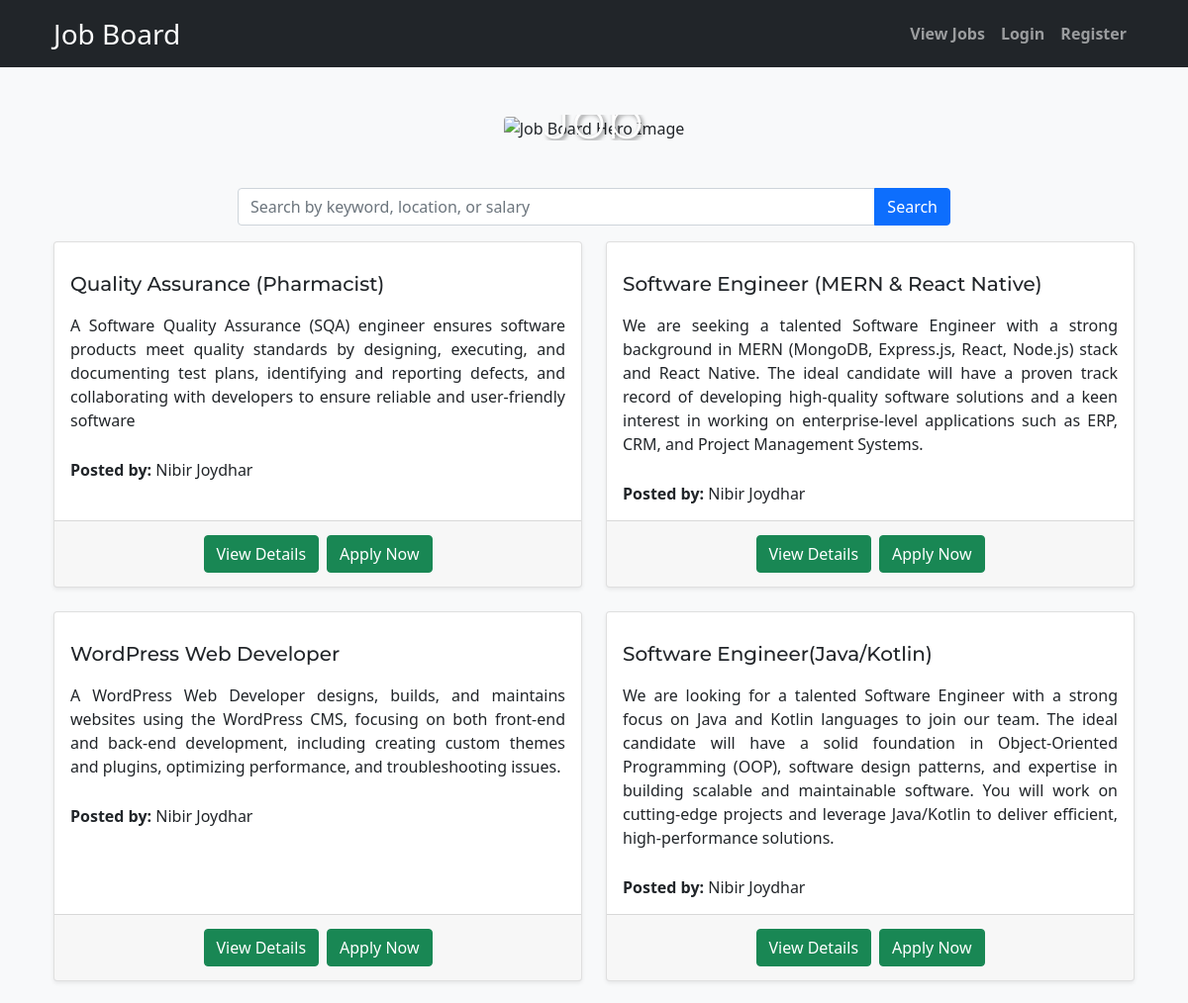
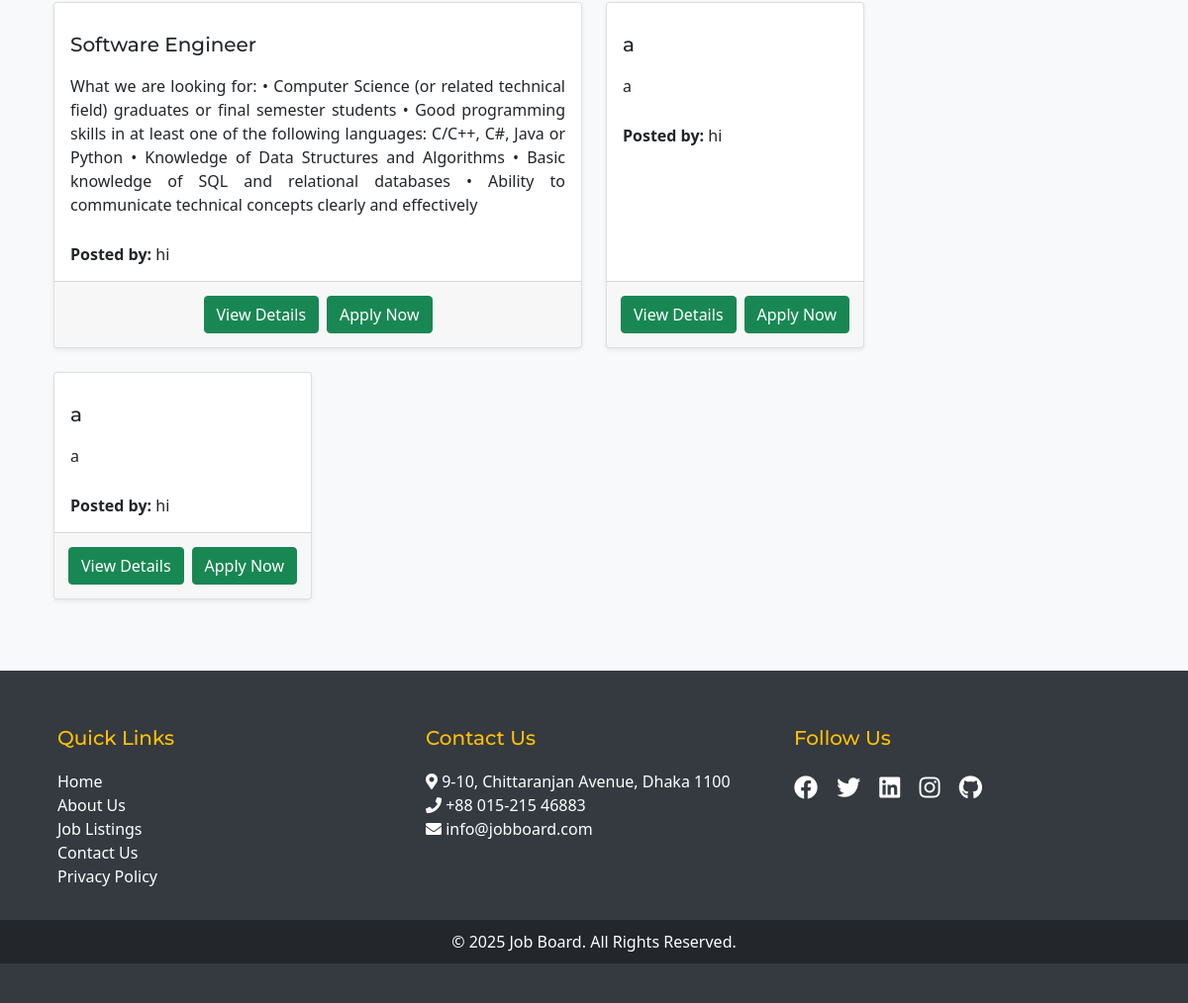
Before: / with the older database file (2 pictures, top to bottom).
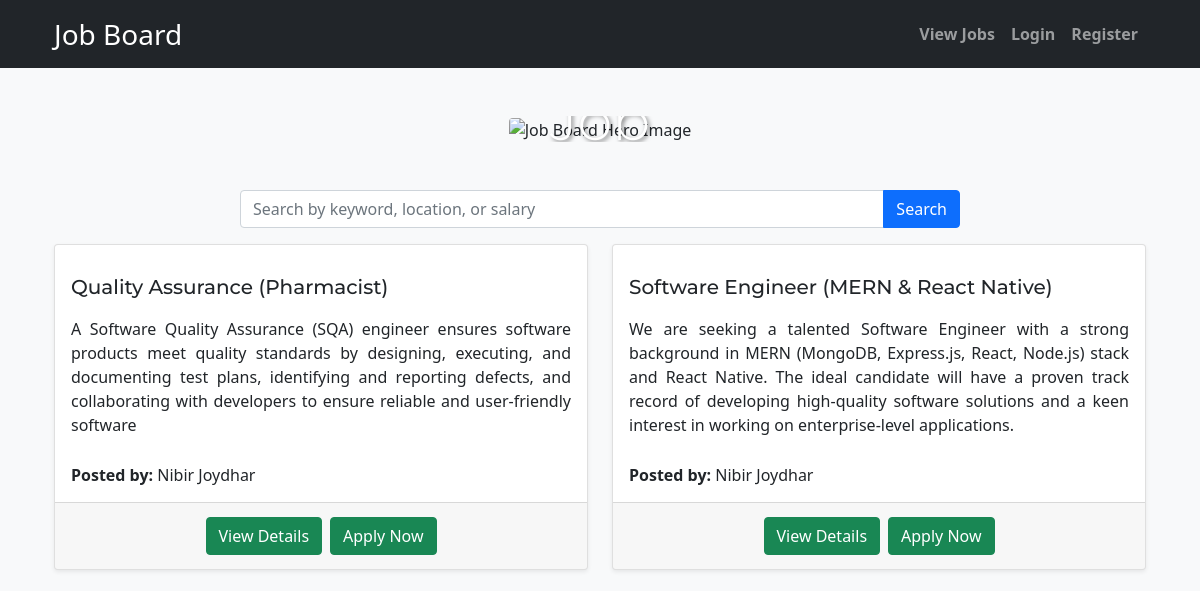
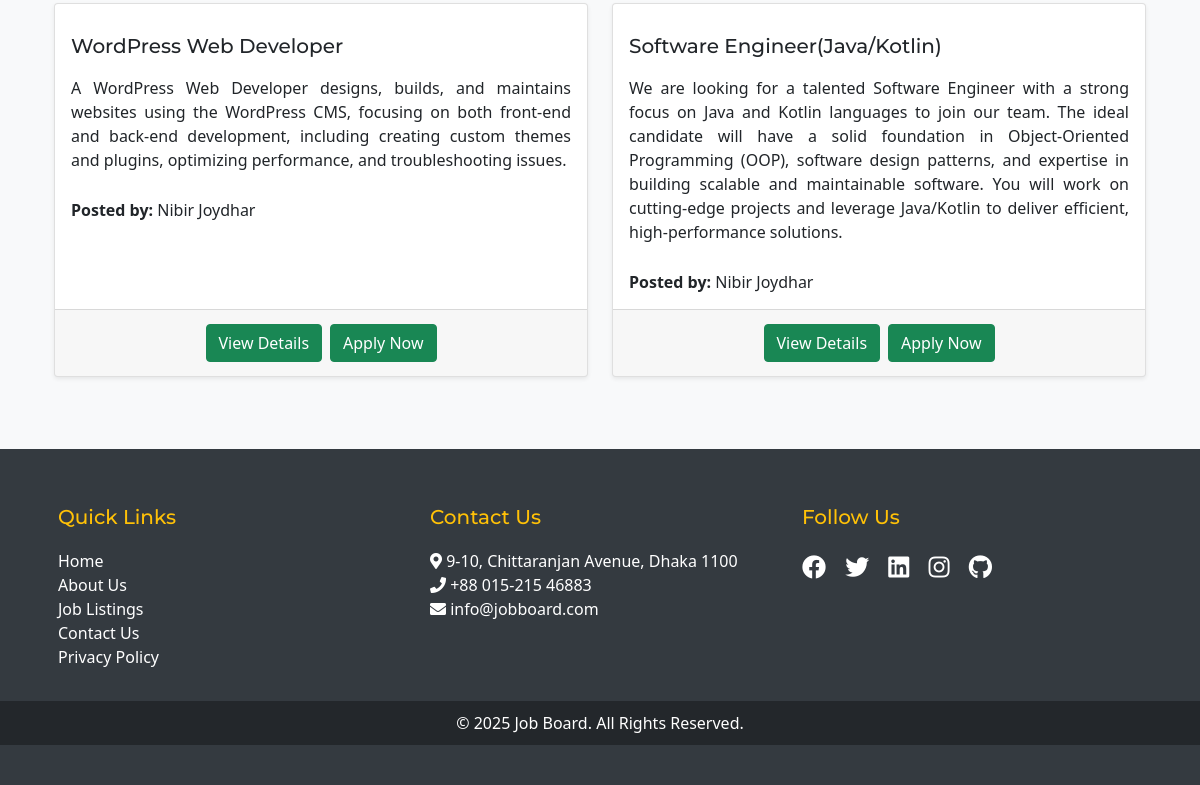
After: the same page with the newer database file (2 pictures, top to bottom).
### tables this page shows
CREATE TABLE `jobs` (
  `id` int NOT NULL,
  `title` varchar(255) NOT NULL,
  `description` text NOT NULL,
  `location` varchar(255) NOT NULL,
  `salary` decimal(10,2) NOT NULL,
  `requirements` text,
  `responsibilities` text,
  `employer_id` int NOT NULL,
  `created_at` timestamp NOT NULL DEFAULT CURRENT_TIMESTAMP
);

CREATE TABLE `users` (
  `id` int NOT NULL,
  `name` varchar(100) NOT NULL,
  `email` varchar(100) NOT NULL,
  `password` varchar(255) NOT NULL,
  `role` enum('job_seeker','employer','admin') NOT NULL,
  `created_at` timestamp NOT NULL DEFAULT CURRENT_TIMESTAMP,
  `status` enum('active','inactive') NOT NULL DEFAULT 'active',
  `is_verified` tinyint(1) DEFAULT '0',
  `verification_code` varchar(255) DEFAULT NULL,
  `reset_token` varchar(255) DEFAULT NULL,
  `reset_expires` datetime DEFAULT NULL,
  `is_premium` tinyint(1) DEFAULT '0'
);

### index.php (the view, shortened to what this page needs)
<?php
include('includes/db.php');
?>
<!DOCTYPE html>
<html>
<head>
    <?php include('headlink.php'); ?>
</head>
<body class="bg-light">
    <?php include('header.php'); ?>
    <div class="toast-container position-fixed top-0 end-0 p-3" style="z-index: 1050;"></div>
    <div class="container mt-5">
        <div class="hero-section text-center mb-5">
            <img src="images/hero.jpg" alt="Job Board Hero Image" class="img-fluid rounded">
            <div class="hero-text">
                <h1 class="display-4">Find Your Dream Job</h1>
            </div>
        </div>
        <div class="row">
            <div class="col-md-8 mx-auto">
                <div class="input-group mb-3">
                    <input type="text" id="search" class="form-control"
                        placeholder="Search by keyword, location, or salary">
                    <button class="btn btn-primary" onclick="searchJobs()">Search</button>
                </div>
            </div>
        </div>
        <div class="row" id="job-listings">
            <?php
            $sql = "SELECT jobs.*, users.name AS employer_name FROM jobs JOIN users ON jobs.employer_id = users.id";
            $result = $conn->query($sql);
            if ($result->num_rows > 0) {
                while ($row = $result->fetch_assoc()) {
                    echo "<div class='col-md-6 mb-4 d-flex'>";
                    echo "<div class='card shadow-sm h-100'>";
                    echo "<div class='card-body'>";
                    echo "<h5 class='card-title'>" . $row['title'] . "</h5>";
                    echo "<p class='card-text job-description'>" . $row['description'] . "</p>";
                    echo "<p class='card-text'><strong>Posted by:</strong> " . $row['employer_name'] . "</p>";
                    echo "</div>";
                    echo "<div class='card-footer'>";
                    echo "<a href='view_job.php?job_id=" . $row['id'] . "' class='btn btn-success m-1'>View Details</a>";
                    echo "<button class='apply-btn btn btn-success m-1 animate__animated animate__pulse animate__infinite' data-job-id='" . $row['id'] . "'>Apply Now</button>";
                    echo "</div>";
                    echo "</div></div>";
                }
            } else {
                echo "<div class='col-12 text-center'><p>No jobs posted yet.</p></div>";
            }
            ?>
        </div>
    </div>
    <?php include('footer.php'); ?>
</body>
</html>

Changed rows visible on the page:
removed jobs: title "Software Engineer", description "What we are looking for: • Computer Science (or related technical field) graduates or final semester students • Good programming skills in at least one of the following languages: C/C++, C#, Java or Python • Knowledge of Data Structures and Algorithms • Basic knowledge of SQL and relational databases • Ability to communicate technical concepts clearly and effectively", employer.name "hi"
removed jobs: title "a", description "a", employer.name "hi"
removed jobs: title "a", description "a", employer.name "hi"
changed jobs "Software Engineer (MERN & React Native)": description "…in working on enterprise-level applications such as ERP, CRM, and Project Management Systems." → "…in working on enterprise-level applications."
